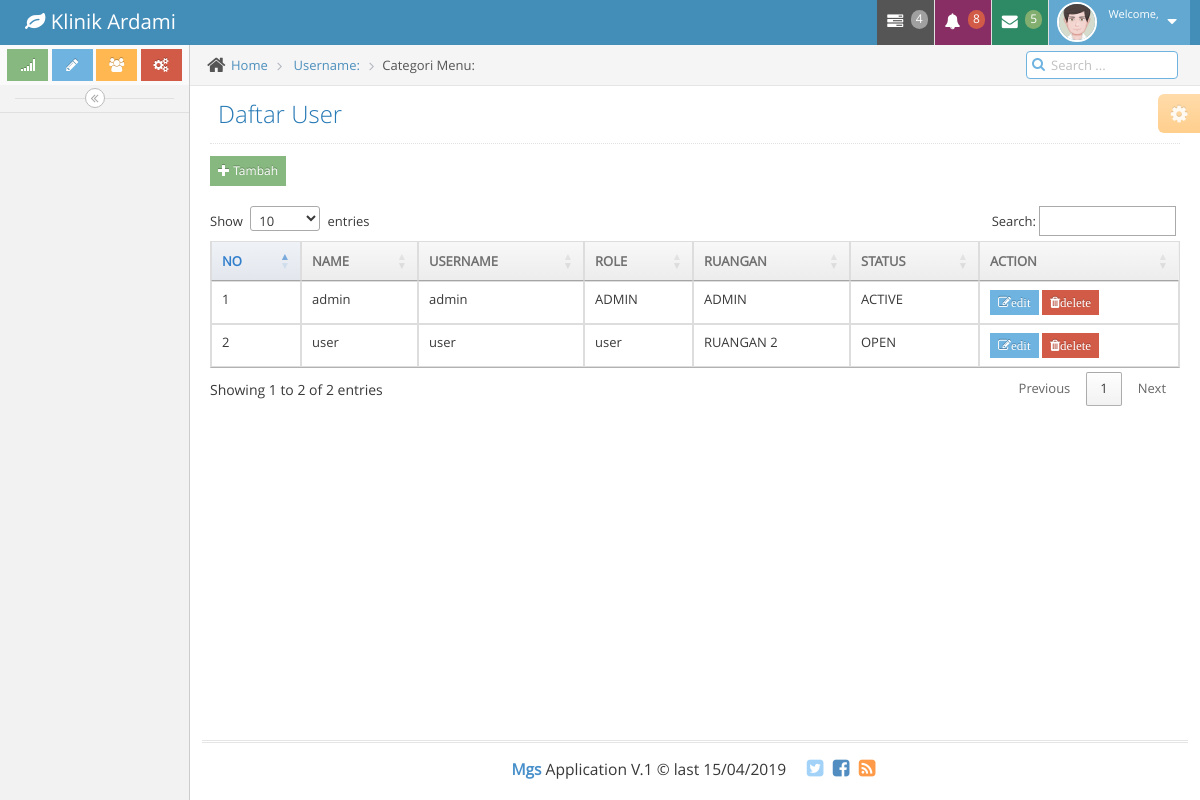
The page /index.php/master/users on the database its author committed.
### tables this page shows
CREATE TABLE `m_users`  (
  `id` int(11) NOT NULL AUTO_INCREMENT,
  `name` varchar(50) NULL DEFAULT NULL,
  `username` varchar(50) NULL DEFAULT NULL,
  `password` varchar(50) NULL DEFAULT NULL,
  `role_menu` varchar(50) NULL DEFAULT NULL,
  `room` varchar(50) NULL DEFAULT NULL,
  `access` varchar(10) NULL DEFAULT NULL,
  `status` varchar(10) NULL DEFAULT NULL,
  PRIMARY KEY (`id`) USING BTREE
);

CREATE TABLE `m_ruangan`  (
  `id` int(11) NOT NULL AUTO_INCREMENT,
  `nama_ruangan` varchar(30) NULL DEFAULT NULL,
  `keterangan` varchar(100) NULL DEFAULT NULL,
  `status` varchar(10) NULL DEFAULT NULL,
  PRIMARY KEY (`id`) USING BTREE
);

### application/controllers/master.php (called while the page is built, shortened)
<?php
class Master extends CI_Controller {
	public function users()
	{
		$data['record'] = $this->db->query('select a.*, b.nama_ruangan as nr from m_users as a left join m_ruangan as b on a.room = b.id')->result_array();
		$data['ruangan'] = $this->db->query('select * from m_ruangan')->result_array();
		$data['role'] = $this->db->query('select * from m_role')->result_array();
		$this->load->view('user/vUser', $data);
	}
}

### index.php (called while the page is built, shortened)
<?php
require_once BASEPATH.'core/CodeIgniter.php';

### application/views/user/vUser.php (the view, shortened to what this page needs)
<div class="page-header">
  <h1>Daftar User</h1>
</div>
<button type="button" class="btn btn-success btn-xs" data-toggle="modal" data-target="#myModal"><i class="glyphicon glyphicon-plus"></i> Tambah</button>
<br/>
<br/>
<table class="table table-bordered" id="example">
  <thead>
  	<tr>
  		<th>NO</th>
  		<th>NAME</th>
      <th>USERNAME</th>
      <th>ROLE</th>
      <th>RUANGAN</th>
  		<th>STATUS</th>
  		<th>ACTION</th>
  	</tr>
  </thead>
  <tbody>
  	<?php
  	$no=1;
  	foreach ($record as $r) {
  		?>
  			<tr>
  				<td><?php echo $no; ?></td>
          <td><?php echo $r['name']; ?></td>
  				<td><?php echo $r['username']; ?></td>
          <td><?php echo $r['role_menu']; ?></td>
  				<td><?php echo $r['nr']; ?></td>
  				<td><?php echo $r['status']; ?></td>
  				<td>
  					<a href="<?php echo base_url('master/updatePejabat/'.$r['id'].''); ?>" class="btn btn-info btn-xs fa fa-pencil-square-o">edit</a>
              <a href="<?php echo base_url('master/deletePejabat/'.$r['id'].''); ?>" class="btn btn-danger btn-xs fa fa-trash">delete</a>
  				</td>
  			</tr>
  		<?php
  		$no++;
  	}
  	?>
  </tbody>
</table>

### rows shown on the page
m_users: name "admin", username "admin", role_menu "ADMIN", m_ruangan.nama_ruangan "ADMIN", status "ACTIVE"
m_users: name "user", username "user", role_menu "user", m_ruangan.nama_ruangan "RUANGAN 2", status "OPEN"
